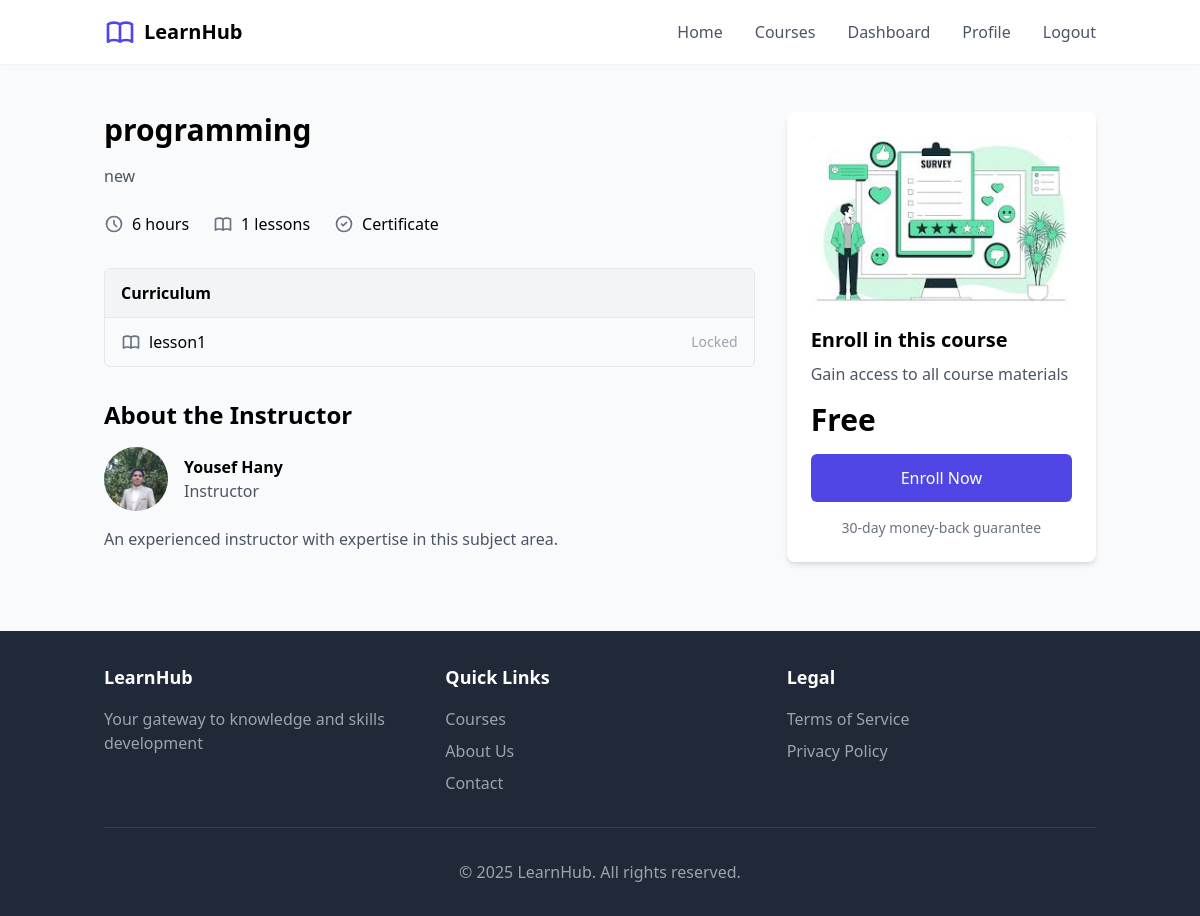
The page /courses/1/ (signed in) on the database its author committed.
### courses/models.py (models this page shows, shortened)
class Course(models.Model):
    title = models.CharField(max_length=200)
    description = models.TextField()
    instructor = models.ForeignKey(User, on_delete=models.CASCADE, related_name='courses')
    image = models.ImageField(upload_to='course_images/', blank=True, null=True)
    created_at = models.DateTimeField(auto_now_add=True)
    updated_at = models.DateTimeField(auto_now=True)

class Lesson(models.Model):
    title = models.CharField(max_length=200)
    content = models.TextField()
    course = models.ForeignKey(Course, on_delete=models.CASCADE, related_name='lessons')
    order = models.IntegerField(default=0)
    created_at = models.DateTimeField(auto_now_add=True)
    updated_at = models.DateTimeField(auto_now=True)
    class Meta:
        ordering = ['order']

class UserProfile(models.Model):
    USER_ROLE_CHOICES = (
        ('student', 'طالب'),
        ('instructor', 'معلم'),
    )
    user = models.OneToOneField(User, on_delete=models.CASCADE, related_name='profile')
    role = models.CharField(max_length=10, choices=USER_ROLE_CHOICES, default='student')
    bio = models.TextField(blank=True, null=True)
    profile_picture = models.ImageField(upload_to='profile_pics/', blank=True, null=True)

### courses/views.py (the view)
# urls.py: path('courses/<int:pk>/', views.course_detail, name='course_detail'),
def course_detail(request, pk):
    course = get_object_or_404(Course, pk=pk)
    is_enrolled = False
    if request.user.is_authenticated:
        is_enrolled = Enrollment.objects.filter(user=request.user, course=course).exists()
    return render(request, 'courses/course_detail.html', {
        'course': course,
        'is_enrolled': is_enrolled
    })

### courses/templates/courses/course_detail.html (shortened to what this page needs)
{% extends 'courses/base.html' %}
{% block content %}
<div class="container mx-auto px-4 py-12">
    <div class="grid md:grid-cols-3 gap-8">
        <div class="md:col-span-2">
            <h1 class="text-3xl font-bold mb-4">{{ course.title }}</h1>
            <p class="text-gray-600 mb-6">{{ course.description }}</p>
            <div class="flex items-center gap-6 mb-8">
                <div class="flex items-center gap-2">
                    <svg xmlns="http://www.w3.org/2000/svg" class="h-5 w-5 text-gray-500" fill="none" viewBox="0 0 24 24" stroke="currentColor">
                        <path stroke-linecap="round" stroke-linejoin="round" stroke-width="2" d="M12 8v4l3 3m6-3a9 9 0 11-18 0 9 9 0 0118 0z" />
                    </svg>
                    <span>{{ course.duration|default:"6 hours" }}</span>
                </div>
                <div class="flex items-center gap-2">
                    <span>{{ course.lessons.count }} lessons</span>
                </div>
                <div class="flex items-center gap-2">
                    <svg xmlns="http://www.w3.org/2000/svg" class="h-5 w-5 text-gray-500" fill="none" viewBox="0 0 24 24" stroke="currentColor">
                        <path stroke-linecap="round" stroke-linejoin="round" stroke-width="2" d="M9 12l2 2 4-4m6 2a9 9 0 11-18 0 9 9 0 0118 0z" />
                    </svg>
                    <span>Certificate</span>
                </div>
            </div>
            <div class="mb-8">
                <ul class="border border-gray-200 rounded-md overflow-hidden">
                    <li class="bg-gray-100 px-4 py-3 font-semibold">Curriculum</li>
                    {% for lesson in course.lessons.all %}
                    <li class="border-t border-gray-200">
                        <div class="flex justify-between items-center px-4 py-3 hover:bg-gray-50">
                            <div class="flex items-center gap-2">
                                <span>{{ lesson.title }}</span>
                            </div>
                            {% if is_enrolled %}
                            <a href="{% url 'lesson_detail' course.id lesson.id %}" class="text-indigo-600 hover:text-indigo-800">
                                View
                            </a>
                            {% else %}
                            <span class="text-gray-400 text-sm">Locked</span>
                            {% endif %}
                        </div>
                    </li>
                    {% empty %}
                    <li class="border-t border-gray-200 px-4 py-3 text-gray-500">
                        No lessons available yet.
                    </li>
                    {% endfor %}
                </ul>
            </div>
            <div class="mb-8">
                <h2 class="text-2xl font-bold mb-4">About the Instructor</h2>
                <div class="flex items-center gap-4 mb-4">
                    <div class="h-16 w-16 rounded-full overflow-hidden bg-gray-200">
                        {% if course.instructor.profile.profile_picture %}
                            <img src="{{ course.instructor.profile.profile_picture.url }}" alt="{{ course.instructor.get_full_name }}" class="w-full h-full object-cover">
                        {% endif %}
                    </div>
                    <div>
                        <h3 class="font-bold">{{ course.instructor.get_full_name|default:course.instructor.username }}</h3>
                        <p class="text-gray-600">Instructor</p>
                    </div>
                </div>
                <p class="text-gray-600">
                    {% if course.instructor.profile.bio %}
                        {{ course.instructor.profile.bio }}
                    {% else %}
                        {{ instructor_bio|default:"An experienced instructor with expertise in this subject area." }}
                    {% endif %}
                </p>
            </div>
        </div>
        <div>
            <div class="bg-white rounded-lg shadow-md sticky top-6">
                <div class="p-6">
                    <div class="aspect-video bg-gray-200 mb-4 rounded-md">
                        {% if course.image %}
                        <img src="{{ course.image.url }}" alt="{{ course.title }}" class="w-full h-full object-cover rounded-md">
                        {% endif %}
                    </div>
                    <h3 class="text-xl font-bold mb-2">Enroll in this course</h3>
                    <p class="text-gray-600 mb-4">Gain access to all course materials</p>
                    <div class="text-3xl font-bold mb-4">Free</div>
                    {% if user.is_authenticated %}
                        {% if is_enrolled %}
                            {% if course.lessons.exists %}
                                <a href="{% url 'lesson_detail' course.id course.lessons.first.id %}" class="block text-center bg-indigo-600 text-white py-3 px-4 rounded-md hover:bg-indigo-700 transition mb-4">
                                    Continue Learning
                                </a>
                            {% else %}
                                <div class="block text-center bg-gray-400 text-white py-3 px-4 rounded-md mb-4">
                                    No Lessons Available
                                </div>
                            {% endif %}
                        {% else %}
                            <form method="post" action="{% url 'enroll_course' course.id %}">
                                <button type="submit" class="w-full bg-indigo-600 text-white py-3 px-4 rounded-md hover:bg-indigo-700 transition mb-4">
                                    Enroll Now
                                </button>
                            </form>
                        {% endif %}
                    {% else %}
                        <a href="{% url 'login' %}?next={% url 'course_detail' course.id %}" class="block text-center bg-indigo-600 text-white py-3 px-4 rounded-md hover:bg-indigo-700 transition mb-4">
                            Login to Enroll
                        </a>
                    {% endif %}
                    <p class="text-sm text-gray-500 text-center">
                        30-day money-back guarantee
                    </p>
                </div>
            </div>
        </div>
    </div>
</div>
{% endblock %}

### rows shown on the page
Course: title "programming", description "new", lessons.count "1", instructor.profile.profile_picture (picture), instructor.get_full_name "Yousef Hany", image (picture)
Lesson: title "lesson1"

### other values the page prints
{{ course.duration|default:"6 hours" }} "6 hours"
